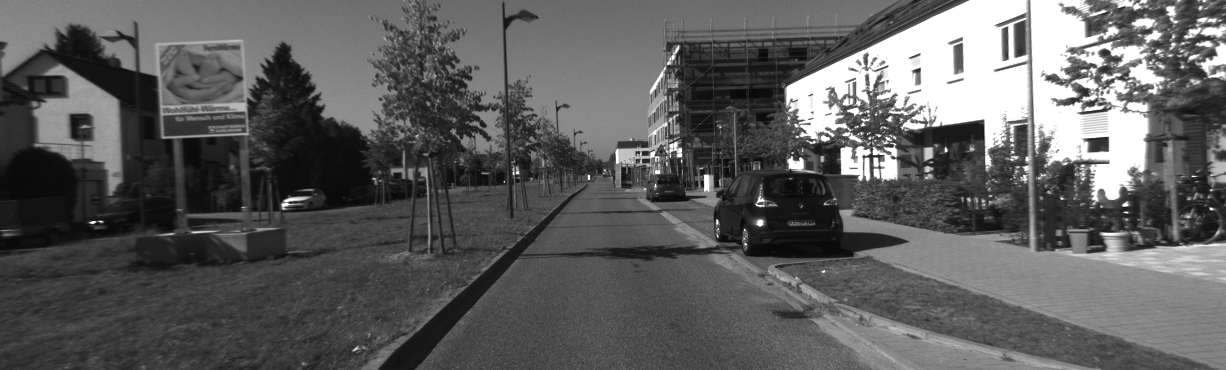
#> input picture KITTI_sequence_1/image_l/000000.png, 1226 x 370 px, found by its file name; its folder holds 4 pictures in this run
$ python VisualOdometryTestingField.py
#> lines starting #> are read from the running program, lines starting #| are printed output that depends on the picture
import numpy as np
import cv2
import os

class VisualOdometry:
    def __init__(self, data_path):
        self.images = self.load_images(data_path)
        self.detector = cv2.SIFT_create()
        self.matcher = cv2.BFMatcher(cv2.NORM_L2, crossCheck=True)
        self.K = np.array([[718.856, 0, 607.1928],
                          [0, 718.856, 185.2157],
                          [0, 0, 1]])  # Camera intrinsics
        self.pose = np.eye(4)

    def load_images(self, path):
#> called with path = 'KITTI_sequence_1\\image_l\\'
        images = []
        for filename in sorted(os.listdir(path)):
            if filename.endswith(".png"):
                img = cv2.imread(os.path.join(path, filename), 0)
#> img is the input picture: shape (370, 1226); min 8, max 255, mean 93.4
                images.append(img)
        return images

    def get_matches(self, img1, img2):
        kp1, des1 = self.detector.detectAndCompute(img1, None)
        kp2, des2 = self.detector.detectAndCompute(img2, None)
        matches = self.matcher.match(des1, des2)
        return kp1, kp2, matches

    def estimate_motion(self, matches, kp1, kp2):
        src_pts = np.float32([kp1[m.queryIdx].pt for m in matches]).reshape(-1,1,2)
        dst_pts = np.float32([kp2[m.trainIdx].pt for m in matches]).reshape(-1,1,2)

        E, mask = cv2.findEssentialMat(src_pts, dst_pts, self.K, cv2.RANSAC, 0.999, 1.0)
        _, R, t, _ = cv2.recoverPose(E, src_pts, dst_pts, self.K, mask=mask)
        return R, t

    def run(self):
        trajectory = []
        for i in range(1, len(self.images)):
            kp1, kp2, matches = self.get_matches(self.images[i-1], self.images[i])
            R, t = self.estimate_motion(matches, kp1, kp2)

            T = np.eye(4)
            T[:3, :3] = R
            T[:3, 3] = t.squeeze()

            self.pose = self.pose @ np.linalg.inv(T)
            trajectory.append(self.pose[:3, 3])

        return np.array(trajectory)

# Usage example:
vo = VisualOdometry("KITTI_sequence_1\\image_l\\")
trajectory = vo.run()
# Plotting the trajectory can be done using matplotlib or any other visualization library.
# Note: Replace "path/to/image_sequence/" with the actual path to your image sequence.
# The trajectory can be visualized using matplotlib or similar libraries.
# Example of plotting the trajectory
import matplotlib.pyplot as plt
def plot_trajectory(trajectory):
    plt.figure(figsize=(10, 10))
    plt.plot(trajectory[:, 0], trajectory[:, 2], marker='o', markersize=1, linestyle='-', color='b')
    plt.title("Camera Trajectory")
    plt.xlabel("X (m)")
    plt.ylabel("Z (m)")
    plt.axis('equal')
    plt.grid()
    plt.show()
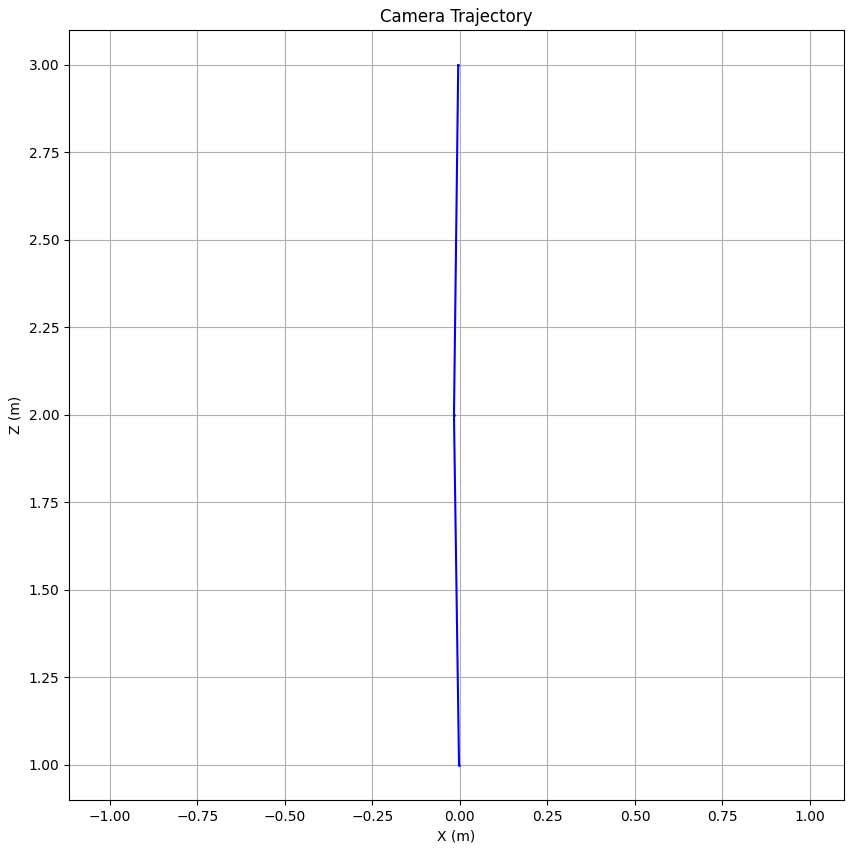
#> figure drawn by matplotlib, 1 panel
plot_trajectory(trajectory)
# The above code defines a VisualOdometry class that processes a sequence of images to estimate the camera trajectory using SIFT feature detection and matching, essential matrix estimation, and pose recovery. The trajectory is then plotted using matplotlib.
# The code is designed to be run in a Python environment with OpenCV and matplotlib installed.
